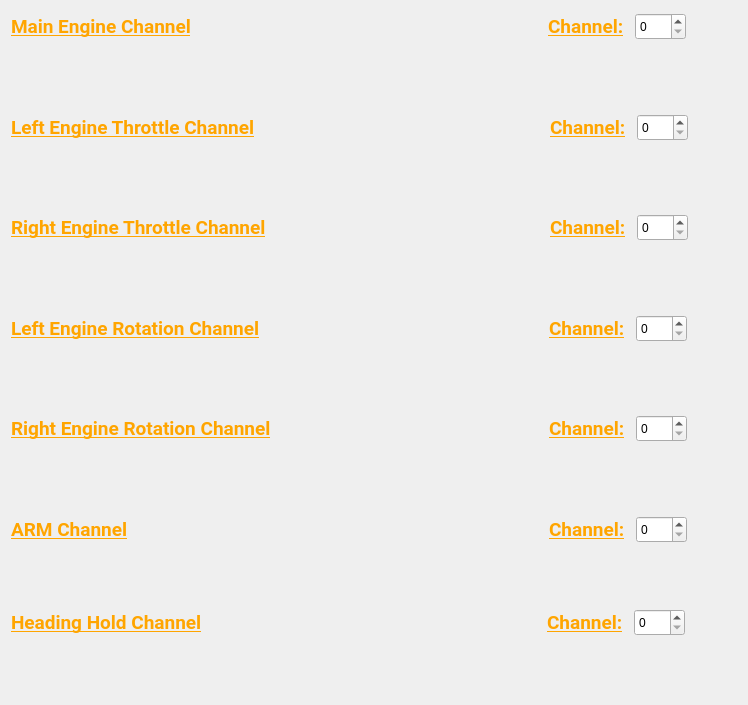
          <widget class="QWidget" name="scrollAreaWidgetContents">
           <property name="geometry">
            <rect>
             <x>0</x>
             <y>0</y>
             <width>748</width>
             <height>705</height>
            </rect>
           </property>
           <layout class="QVBoxLayout" name="verticalLayout_5">
            <item>
             <layout class="QVBoxLayout" name="verticalLayout">
              <item>
               <layout class="QHBoxLayout" name="horizontalLayout_5">
                <item>
                 <widget class="QLabel" name="main_engine_channel">
                  <property name="minimumSize">
                   <size>
                    <width>181</width>
                    <height>31</height>
                   </size>
                  </property>
                  <property name="font">
                   <font>
                    <family>Roboto</family>
                    <pointsize>14</pointsize>
                    <bold>true</bold>
                    <underline>true</underline>
                   </font>
                  </property>
                  <property name="styleSheet">
                   <string notr="true">background: transparent;
color: orange;</string>
                  </property>
                  <property name="text">
                   <string>Main Engine Channel</string>
                  </property>
                 </widget>
                </item>
                <item>
                 <layout class="QHBoxLayout" name="horizontalLayout_2">
                  <property name="leftMargin">
                   <number>350</number>
                  </property>
                  <item>
                   <widget class="QLabel" name="main_engine_channel_2">
                    <property name="minimumSize">
                     <size>
                      <width>81</width>
                      <height>31</height>
                     </size>
                    </property>
                    <property name="maximumSize">
                     <size>
                      <width>81</width>
                      <height>31</height>
                     </size>
                    </property>
                    <property name="font">
                     <font>
                      <family>Roboto</family>
                      <pointsize>14</pointsize>
                      <bold>true</bold>
                      <underline>true</underline>
                     </font>
                    </property>
                    <property name="styleSheet">
                     <string notr="true">background: transparent;
color: orange;</string>
                    </property>
                    <property name="text">
                     <string>Channel:</string>
                    </property>
                   </widget>
                  </item>
                  <item>
                   <widget class="QSpinBox" name="spinBox_me_channel">
                    <property name="minimumSize">
                     <size>
                      <width>51</width>
                      <height>27</height>
                     </size>
                    </property>
                    <property name="maximumSize">
                     <size>
                      <width>51</width>
                      <height>27</height>
                     </size>
                    </property>
                   </widget>
                  </item>
                  <item>
                   <spacer name="horizontalSpacer">
                    <property name="orientation">
                     <enum>Qt::Orientation::Horizontal</enum>
                    </property>
                    <property name="sizeHint" stdset="0">
                     <size>
                      <width>40</width>
                      <height>20</height>
                     </size>
                    </property>
                   </spacer>
                  </item>
                 </layout>
                </item>
               </layout>
              </item>
              <item>
               <widget class="QWidget" name="rangeSlider_me_Container" native="true">
                <property name="minimumSize">
                 <size>
                  <width>720</width>
                  <height>50</height>
                 </size>
                </property>
               </widget>
              </item>
             </layout>
            </item>
            <item>
             <layout class="QVBoxLayout" name="verticalLayout_2">
              <item>
               <layout class="QHBoxLayout" name="horizontalLayout_6">
                <item>
                 <widget class="QLabel" name="left_engine_channel">
                  <property name="minimumSize">
                   <size>
                    <width>250</width>
                    <height>31</height>
                   </size>
                  </property>
                  <property name="maximumSize">
                   <size>
                    <width>16777215</width>
                    <height>31</height>
                   </size>
                  </property>
                  <property name="font">
                   <font>
                    <family>Roboto</family>
                    <pointsize>14</pointsize>
                    <bold>true</bold>
                    <underline>true</underline>
                   </font>
                  </property>
                  <property name="styleSheet">
                   <string notr="true">background: transparent;
color: orange;</string>
                  </property>
                  <property name="text">
                   <string>Left Engine Throttle Channel</string>
                  </property>
                 </widget>
                </item>
                <item>
                 <layout class="QHBoxLayout" name="horizontalLayout_3">
                  <property name="leftMargin">
                   <number>283</number>
                  </property>
                  <item>
                   <widget class="QLabel" name="main_engine_channel_3">
                    <property name="minimumSize">
                     <size>
                      <width>81</width>
                      <height>31</height>
                     </size>
                    </property>
                    <property name="maximumSize">
                     <size>
                      <width>81</width>
                      <height>31</height>
                     </size>
                    </property>
                    <property name="font">
                     <font>
                      <family>Roboto</family>
                      <pointsize>14</pointsize>
                      <bold>true</bold>
                      <underline>true</underline>
                     </font>
                    </property>
                    <property name="styleSheet">
                     <string notr="true">background: transparent;
color: orange;</string>
                    </property>
                    <property name="text">
                     <string>Channel:</string>
                    </property>
                   </widget>
                  </item>
                  <item>
                   <widget class="QSpinBox" name="spinBox_le_channel">
                    <property name="minimumSize">
                     <size>
                      <width>51</width>
                      <height>27</height>
                     </size>
                    </property>
                    <property name="maximumSize">
                     <size>
                      <width>51</width>
                      <height>27</height>
                     </size>
                    </property>
                   </widget>
                  </item>
                  <item>
                   <spacer name="horizontalSpacer_6">
                    <property name="orientation">
                     <enum>Qt::Orientation::Horizontal</enum>
                    </property>
                    <property name="sizeHint" stdset="0">
                     <size>
                      <width>40</width>
                      <height>20</height>
                     </size>
                    </property>
                   </spacer>
                  </item>
                 </layout>
                </item>
               </layout>
              </item>
              <item>
               <widget class="QWidget" name="rangeSlider_le_Container" native="true">
                <property name="minimumSize">
                 <size>
                  <width>720</width>
                  <height>50</height>
                 </size>
                </property>
               </widget>
              </item>
             </layout>
            </item>
            <item>
             <layout class="QVBoxLayout" name="verticalLayout_3">
              <item>
               <layout class="QHBoxLayout" name="horizontalLayout_8">
                <item>
                 <widget class="QLabel" name="right_engine_channel">
                  <property name="minimumSize">
                   <size>
                    <width>261</width>
                    <height>31</height>
                   </size>
                  </property>
                  <property name="maximumSize">
                   <size>
                    <width>16777215</width>
                    <height>31</height>
                   </size>
                  </property>
                  <property name="font">
                   <font>
                    <family>Roboto</family>
                    <pointsize>14</pointsize>
                    <bold>true</bold>
                    <underline>true</underline>
                   </font>
                  </property>
                  <property name="styleSheet">
                   <string notr="true">background: transparent;
color: orange;</string>
                  </property>
                  <property name="text">
                   <string>Right Engine Throttle Channel</string>
                  </property>
                 </widget>
                </item>
                <item>
                 <layout class="QHBoxLayout" name="horizontalLayout_4">
                  <property name="leftMargin">
                   <number>272</number>
                  </property>
                  <item>
                   <widget class="QLabel" name="main_engine_channel_4">
                    <property name="minimumSize">
                     <size>
                      <width>81</width>
                      <height>31</height>
                     </size>
                    </property>
                    <property name="maximumSize">
                     <size>
                      <width>81</width>
                      <height>31</height>
                     </size>
                    </property>
                    <property name="font">
                     <font>
                      <family>Roboto</family>
                      <pointsize>14</pointsize>
                      <bold>true</bold>
                      <underline>true</underline>
                     </font>
                    </property>
                    <property name="styleSheet">
                     <string notr="true">background: transparent;
color: orange;</string>
                    </property>
                    <property name="text">
                     <string>Channel:</string>
                    </property>
                   </widget>
                  </item>
                  <item>
                   <widget class="QSpinBox" name="spinBox_re_channel">
                    <property name="minimumSize">
                     <size>
                      <width>51</width>
                      <height>27</height>
                     </size>
                    </property>
                    <property name="maximumSize">
                     <size>
                      <width>51</width>
                      <height>27</height>
                     </size>
                    </property>
                   </widget>
                  </item>
                  <item>
                   <spacer name="horizontalSpacer_7">
                    <property name="orientation">
                     <enum>Qt::Orientation::Horizontal</enum>
                    </property>
                    <property name="sizeHint" stdset="0">
                     <size>
                      <width>40</width>
                      <height>20</height>
                     </size>
                    </property>
                   </spacer>
                  </item>
                 </layout>
                </item>
               </layout>
              </item>
              <item>
               <widget class="QWidget" name="rangeSlider_re_Container" native="true">
                <property name="minimumSize">
                 <size>
                  <width>720</width>
                  <height>50</height>
                 </size>
                </property>
               </widget>
              </item>
             </layout>
            </item>
            <item>
             <layout class="QVBoxLayout" name="verticalLayout_6">
              <item>
               <layout class="QHBoxLayout" name="horizontalLayout_10">
                <item>
                 <widget class="QLabel" name="left_engine_channel_2">
                  <property name="minimumSize">
                   <size>
                    <width>261</width>
                    <height>31</height>
                   </size>
                  </property>
                  <property name="maximumSize">
                   <size>
                    <width>16777215</width>
                    <height>31</height>
                   </size>
                  </property>
                  <property name="font">
                   <font>
                    <family>Roboto</family>
                    <pointsize>14</pointsize>
                    <bold>true</bold>
                    <underline>true</underline>
                   </font>
                  </property>
                  <property name="styleSheet">
                   <string notr="true">background: transparent;
color: orange;</string>
                  </property>
                  <property name="text">
                   <string>Left Engine Rotation Channel</string>
                  </property>
                 </widget>
                </item>
                <item>
                 <layout class="QHBoxLayout" name="horizontalLayout_11">
                  <property name="leftMargin">
                   <number>271</number>
                  </property>
                  <item>
                   <widget class="QLabel" name="main_engine_channel_6">
                    <property name="minimumSize">
                     <size>
                      <width>81</width>
                      <height>31</height>
                     </size>
                    </property>
                    <property name="maximumSize">
                     <size>
                      <width>81</width>
                      <height>31</height>
                     </size>
                    </property>
                    <property name="font">
                     <font>
                      <family>Roboto</family>
                      <pointsize>14</pointsize>
                      <bold>true</bold>
                      <underline>true</underline>
                     </font>
                    </property>
                    <property name="styleSheet">
                     <string notr="true">background: transparent;
color: orange;</string>
                    </property>
                    <property name="text">
                     <string>Channel:</string>
                    </property>
                   </widget>
                  </item>
                  <item>
                   <widget class="QSpinBox" name="spinBox_rle_channel">
                    <property name="minimumSize">
                     <size>
                      <width>51</width>
                      <height>27</height>
                     </size>
                    </property>
                    <property name="maximumSize">
                     <size>
                      <width>51</width>
                      <height>27</height>
                     </size>
                    </property>
                   </widget>
                  </item>
                  <item>
                   <spacer name="horizontalSpacer_9">
                    <property name="orientation">
                     <enum>Qt::Orientation::Horizontal</enum>
                    </property>
                    <property name="sizeHint" stdset="0">
                     <size>
                      <width>40</width>
                      <height>20</height>
                     </size>
                    </property>
                   </spacer>
                  </item>
                 </layout>
                </item>
               </layout>
              </item>
              <item>
               <widget class="QWidget" name="rangeSlider_rle_Container" native="true">
                <property name="minimumSize">
                 <size>
                  <width>720</width>
                  <height>50</height>
                 </size>
                </property>
               </widget>
              </item>
             </layout>
            </item>
            <item>
             <layout class="QVBoxLayout" name="verticalLayout_4">
              <item>
               <layout class="QHBoxLayout" name="horizontalLayout_9">
                <item>
                 <widget class="QLabel" name="right_engine_channel_2">
                  <property name="minimumSize">
                   <size>
                    <width>261</width>
                    <height>31</height>
                   </size>
                  </property>
                  <property name="maximumSize">
                   <size>
                    <width>16777215</width>
                    <height>31</height>
                   </size>
                  </property>
                  <property name="font">
                   <font>
                    <family>Roboto</family>
                    <pointsize>14</pointsize>
                    <bold>true</bold>
                    <underline>true</underline>
                   </font>
                  </property>
                  <property name="styleSheet">
                   <string notr="true">background: transparent;
color: orange;</string>
                  </property>
                  <property name="text">
                   <string>Right Engine Rotation Channel</string>
                  </property>
                 </widget>
                </item>
                <item>
                 <layout class="QHBoxLayout" name="horizontalLayout_7">
                  <property name="leftMargin">
                   <number>271</number>
                  </property>
                  <item>
                   <widget class="QLabel" name="main_engine_channel_5">
                    <property name="minimumSize">
                     <size>
                      <width>81</width>
                      <height>31</height>
                     </size>
                    </property>
                    <property name="maximumSize">
                     <size>
                      <width>81</width>
                      <height>31</height>
                     </size>
                    </property>
                    <property name="font">
                     <font>
                      <family>Roboto</family>
                      <pointsize>14</pointsize>
                      <bold>true</bold>
                      <underline>true</underline>
                     </font>
                    </property>
                    <property name="styleSheet">
                     <string notr="true">background: transparent;
color: orange;</string>
                    </property>
                    <property name="text">
                     <string>Channel:</string>
                    </property>
                   </widget>
                  </item>
                  <item>
                   <widget class="QSpinBox" name="spinBox_rre_channel">
                    <property name="minimumSize">
                     <size>
                      <width>51</width>
                      <height>27</height>
                     </size>
                    </property>
                    <property name="maximumSize">
                     <size>
                      <width>51</width>
                      <height>27</height>
                     </size>
                    </property>
                   </widget>
                  </item>
                  <item>
                   <spacer name="horizontalSpacer_8">
                    <property name="orientation">
                     <enum>Qt::Orientation::Horizontal</enum>
                    </property>
                    <property name="sizeHint" stdset="0">
                     <size>
                      <width>40</width>
                      <height>20</height>
                     </size>
                    </property>
                   </spacer>
                  </item>
                 </layout>
                </item>
               </layout>
              </item>
              <item>
               <widget class="QWidget" name="rangeSlider_rre_Container" native="true">
                <property name="minimumSize">
                 <size>
                  <width>720</width>
                  <height>50</height>
                 </size>
                </property>
               </widget>
              </item>
             </layout>
            </item>
            <item>
             <layout class="QVBoxLayout" name="verticalLayout_8">
              <item>
               <layout class="QHBoxLayout" name="horizontalLayout_14">
                <item>
                 <widget class="QLabel" name="right_engine_channel_5">
                  <property name="minimumSize">
                   <size>
                    <width>261</width>
                    <height>31</height>
                   </size>
                  </property>
                  <property name="maximumSize">
                   <size>
                    <width>16777215</width>
                    <height>31</height>
                   </size>
                  </property>
                  <property name="font">
                   <font>
                    <family>Roboto</family>
                    <pointsize>14</pointsize>
                    <bold>true</bold>
                    <underline>true</underline>
                   </font>
                  </property>
                  <property name="styleSheet">
                   <string notr="true">background: transparent;
color: orange;</string>
                  </property>
                  <property name="text">
                   <string>ARM Channel</string>
                  </property>
                 </widget>
                </item>
                <item>
                 <layout class="QHBoxLayout" name="horizontalLayout_15">
                  <property name="leftMargin">
                   <number>271</number>
                  </property>
                  <item>
                   <widget class="QLabel" name="main_engine_channel_8">
                    <property name="minimumSize">
                     <size>
                      <width>81</width>
                      <height>31</height>
                     </size>
                    </property>
                    <property name="maximumSize">
                     <size>
                      <width>81</width>
                      <height>31</height>
                     </size>
                    </property>
                    <property name="font">
                     <font>
                      <family>Roboto</family>
                      <pointsize>14</pointsize>
                      <bold>true</bold>
                      <underline>true</underline>
                     </font>
                    </property>
                    <property name="styleSheet">
                     <string notr="true">background: transparent;
color: orange;</string>
                    </property>
                    <property name="text">
                     <string>Channel:</string>
                    </property>
                   </widget>
                  </item>
                  <item>
                   <widget class="QSpinBox" name="spinBox_arm_channel">
                    <property name="minimumSize">
                     <size>
                      <width>51</width>
                      <height>27</height>
                     </size>
                    </property>
                    <property name="maximumSize">
                     <size>
                      <width>51</width>
                      <height>27</height>
                     </size>
                    </property>
                   </widget>
                  </item>
                  <item>
                   <spacer name="horizontalSpacer_11">
                    <property name="orientation">
                     <enum>Qt::Orientation::Horizontal</enum>
                    </property>
                    <property name="sizeHint" stdset="0">
                     <size>
                      <width>40</width>
                      <height>20</height>
                     </size>
                    </property>
                   </spacer>
                  </item>
                 </layout>
                </item>
               </layout>
              </item>
              <item>
               <widget class="QWidget" name="rangeSlider_arm_Container" native="true">
                <property name="minimumSize">
                 <size>
                  <width>720</width>
                  <height>50</height>
                 </size>
                </property>
               </widget>
              </item>
              <item>
               <layout class="QVBoxLayout" name="verticalLayout_9">
                <item>
                 <layout class="QHBoxLayout" name="horizontalLayout_16">
                  <item>
                   <widget class="QLabel" name="right_engine_channel_6">
                    <property name="minimumSize">
                     <size>
                      <width>261</width>
                      <height>31</height>
                     </size>
                    </property>
                    <property name="maximumSize">
                     <size>
                      <width>16777215</width>
                      <height>31</height>
                     </size>
                    </property>
                    <property name="font">
                     <font>
                      <family>Roboto</family>
                      <pointsize>14</pointsize>
                      <bold>true</bold>
                      <underline>true</underline>
                     </font>
                    </property>
                    <property name="styleSheet">
                     <string notr="true">background: transparent;
color: orange;</string>
                    </property>
                    <property name="text">
                     <string>Heading Hold Channel</string>
                    </property>
                   </widget>
                  </item>
                  <item>
                   <layout class="QHBoxLayout" name="horizontalLayout_17">
                    <property name="leftMargin">
                     <number>269</number>
                    </property>
                    <item>
                     <widget class="QLabel" name="main_engine_channel_9">
                      <property name="minimumSize">
                       <size>
                        <width>81</width>
                        <height>31</height>
                       </size>
                      </property>
                      <property name="maximumSize">
                       <size>
                        <width>81</width>
                        <height>31</height>
                       </size>
                      </property>
                      <property name="font">
                       <font>
                        <family>Roboto</family>
                        <pointsize>14</pointsize>
                        <bold>true</bold>
                        <underline>true</underline>
                       </font>
                      </property>
                      <property name="styleSheet">
                       <string notr="true">background: transparent;
color: orange;</string>
                      </property>
                      <property name="text">
                       <string>Channel:</string>
                      </property>
                     </widget>
                    </item>
                    <item>
                     <widget class="QSpinBox" name="spinBox_hh_channel">
                      <property name="minimumSize">
                       <size>
                        <width>51</width>
                        <height>27</height>
                       </size>
                      </property>
                      <property name="maximumSize">
                       <size>
                        <width>51</width>
                        <height>27</height>
                       </size>
                      </property>
                     </widget>
                    </item>
                    <item>
                     <spacer name="horizontalSpacer_12">
                      <property name="orientation">
                       <enum>Qt::Orientation::Horizontal</enum>
                      </property>
                      <property name="sizeHint" stdset="0">
                       <size>
                        <width>40</width>
                        <height>20</height>
                       </size>
                      </property>
                     </spacer>
                    </item>
                   </layout>
                  </item>
                 </layout>
                </item>
                <item>
                 <widget class="QWidget" name="rangeSlider_hh_Container" native="true">
                  <property name="minimumSize">
                   <size>
                    <width>720</width>
                    <height>50</height>
                   </size>
                  </property>
                 </widget>
                </item>
               </layout>
              </item>
             </layout>
            </item>
           </layout>
          </widget>
